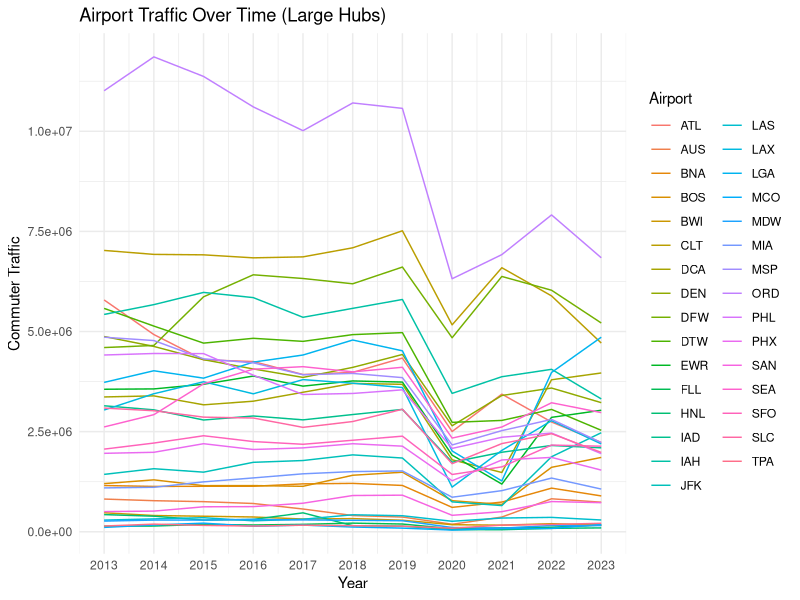
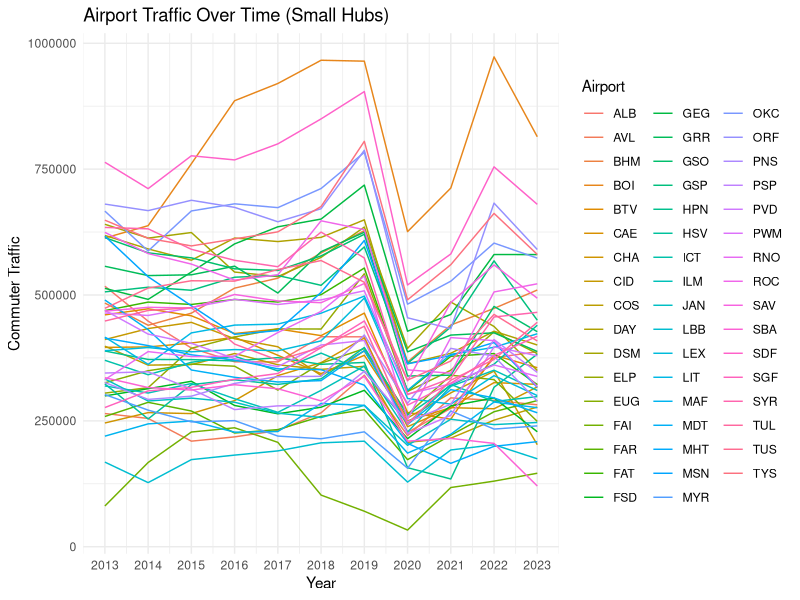
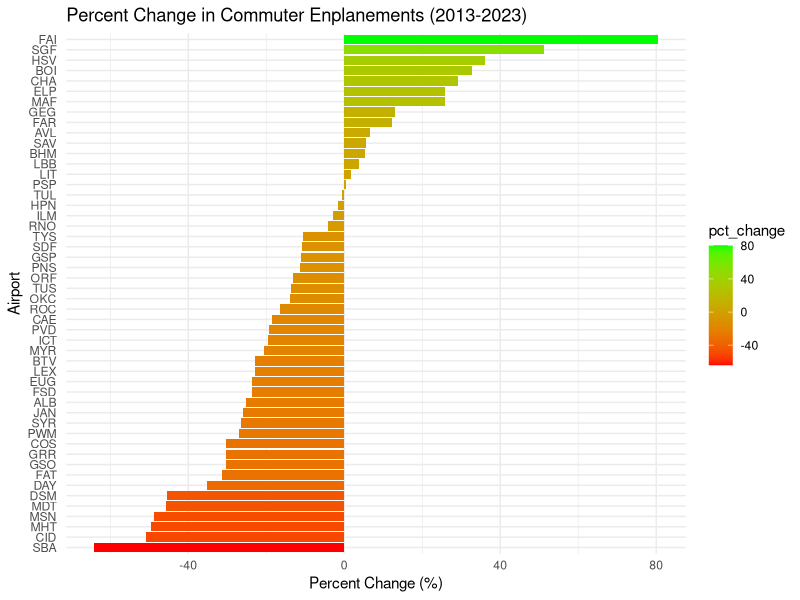

These charts were generated, in order, by the following R code: (Note: this script raises an error after producing the figures.)
## ---- chunk 1
knitr::opts_chunk$set(echo = TRUE)

library(tidyverse)
library(dplyr)
library(ggplot2)
## ---- chunk 2
dat_large <- read.delim("TAFDetailed.txt", sep="\t", header=TRUE)
dat_small <- read.delim("TAFDetailed_small.txt", sep="\t", header=TRUE)
## ---- chunk 3

hub_large <- dat_large %>%
    filter(SYSYEAR == 2013,  COMMUTER > 100000)

hub_small <- dat_small %>%
  filter(SYSYEAR == 2023, COMMUTER > 100000)

large_change <- dat_large[dat_large$LOC_ID %in% hub_large$LOC_ID, ]
small_change <- dat_small[dat_small$LOC_ID %in% hub_small$LOC_ID, ]

ggplot(large_change, aes(x=SYSYEAR, y=COMMUTER, color=LOC_ID)) +
  geom_line() +
  theme_minimal() +
  labs(title="Airport Traffic Over Time (Large Hubs)",
       x="Year",
       y="Commuter Traffic",
       color="Airport") +
  scale_x_continuous(breaks=2013:2023)

ggplot(small_change, aes(x=SYSYEAR, y=COMMUTER, color=LOC_ID)) +
  geom_line() +
  theme_minimal() +
  labs(title="Airport Traffic Over Time (Small Hubs)",
       x="Year",
       y="Commuter Traffic",
       color="Airport") +
  scale_x_continuous(breaks=2013:2023)
## ---- chunk 4
#planning to chart hubs with the largest percentage change from 2013 to 2023 to determine winners & losers 
large_change <- large_change %>%
  group_by(LOC_ID) %>%
  summarise(
    start_value = first(COMMUTER),
    end_value = last(COMMUTER),
    tot_change = end_value - start_value,
    pct_change = ((end_value - start_value) / start_value) * 100
  )

small_change <- small_change %>%
  group_by(LOC_ID) %>%
  summarise(
    start_value = first(COMMUTER),
    end_value = last(COMMUTER),
    tot_change = end_value - start_value,
    pct_change = ((end_value - start_value) / start_value) * 100
  )

# Horizontal Bar Chart - Percentage Change
ggplot(small_change, aes(x = reorder(LOC_ID, pct_change), y = pct_change, fill = pct_change)) +
  geom_col() +
  coord_flip() +  
  labs(title = "Percent Change in Commuter Enplanements (2013-2023)",
       x = "Airport",
       y = "Percent Change (%)") +
  scale_fill_gradient(low = "red", high = "green") +
  theme_minimal()

# Horizontal Bar Chart - Total Change
ggplot(airport_changes, aes(x = reorder(LOC_ID, Total_Change), y = Total_Change, fill = Total_Change)) +
  geom_col() +
  coord_flip() +  
  labs(title = "Total Change in Commuter Enplanements (2013-2023)",
       x = "Airport",
       y = "Total Change (Passengers)") +
  scale_fill_gradient(low = "red", high = "blue") +
  theme_minimal()
